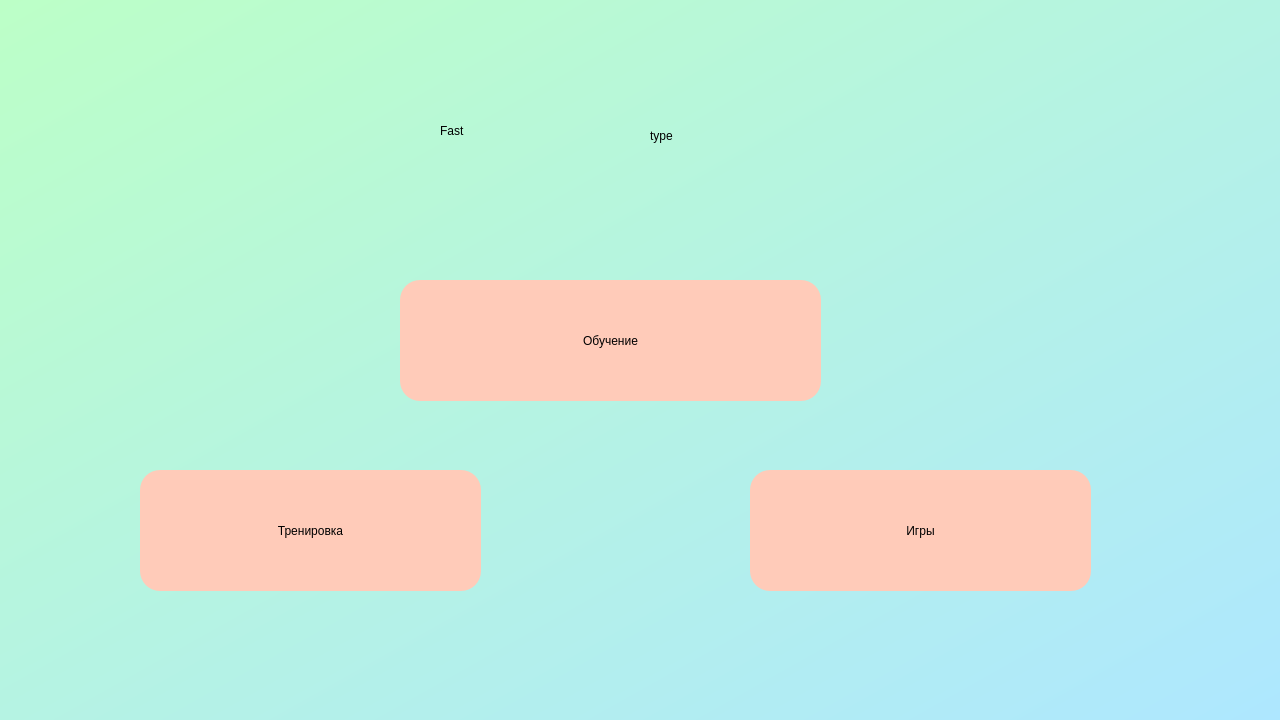
<?xml version="1.0" encoding="UTF-8"?>
<ui version="4.0">
 <class>MainWindow</class>
 <widget class="QMainWindow" name="MainWindow">
  <property name="geometry">
   <rect>
    <x>0</x>
    <y>0</y>
    <width>1280</width>
    <height>720</height>
   </rect>
  </property>
  <property name="windowTitle">
   <string>MainWindow</string>
  </property>
  <widget class="QWidget" name="centralwidget">
   <widget class="QStackedWidget" name="stackedWidget">
    <property name="geometry">
     <rect>
      <x>0</x>
      <y>0</y>
      <width>1280</width>
      <height>720</height>
     </rect>
    </property>
    <property name="currentIndex">
     <number>0</number>
    </property>
    <widget class="QWidget" name="Mane">
     <property name="styleSheet">
      <string notr="true">background-color: qlineargradient(spread:pad, x1:0, y1:0, x2:1, y2:1, stop:0 rgba(188, 255, 199, 255), stop:1 rgba(174, 231, 255, 255));</string>
     </property>
     <widget class="QLabel" name="type">
      <property name="geometry">
       <rect>
        <x>650</x>
        <y>70</y>
        <width>131</width>
        <height>131</height>
       </rect>
      </property>
      <property name="styleSheet">
       <string notr="true">background-color: rgba(255, 255, 255, 0);
font: 60pt &quot;Agency FB&quot;;</string>
      </property>
      <property name="text">
       <string>type</string>
      </property>
     </widget>
     <widget class="QLabel" name="Fast">
      <property name="geometry">
       <rect>
        <x>440</x>
        <y>70</y>
        <width>181</width>
        <height>121</height>
       </rect>
      </property>
      <property name="styleSheet">
       <string notr="true">background-color: rgba(255, 255, 255, 0);
font: 65pt &quot;Dancing Script&quot;;



</string>
      </property>
      <property name="text">
       <string>Fast</string>
      </property>
      <property name="alignment">
       <set>Qt::AlignLeading|Qt::AlignLeft|Qt::AlignVCenter</set>
      </property>
     </widget>
     <widget class="QPushButton" name="lrn">
      <property name="geometry">
       <rect>
        <x>400</x>
        <y>280</y>
        <width>421</width>
        <height>121</height>
       </rect>
      </property>
      <property name="styleSheet">
       <string notr="true">QPushButton{
	background-color: rgb(255, 203, 185);
	font: 57 20pt &quot;Montserrat Medium&quot;;
	border-radius: 20px;
}

QPushButton:hover {
	font-size: 22pt;   
}

QPushButton:pressed {
	background-color: rgb(229, 182, 166);	   
}</string>
      </property>
      <property name="text">
       <string>Обучение</string>
      </property>
     </widget>
     <widget class="QPushButton" name="gm">
      <property name="geometry">
       <rect>
        <x>750</x>
        <y>470</y>
        <width>341</width>
        <height>121</height>
       </rect>
      </property>
      <property name="styleSheet">
       <string notr="true">QPushButton{
	background-color: rgb(255, 203, 185);
	font: 57 20pt &quot;Montserrat Medium&quot;;
	border-radius: 20px;
}

QPushButton:hover {
	font-size: 22pt;   
}

QPushButton:pressed {
	background-color: rgb(229, 182, 166);	   
}
</string>
      </property>
      <property name="text">
       <string>Игры</string>
      </property>
     </widget>
     <widget class="QPushButton" name="ex">
      <property name="geometry">
       <rect>
        <x>140</x>
        <y>470</y>
        <width>341</width>
        <height>121</height>
       </rect>
      </property>
      <property name="styleSheet">
       <string notr="true">QPushButton{
	background-color: rgb(255, 203, 185);
	font: 57 20pt &quot;Montserrat Medium&quot;;
	border-radius: 20px;
}

QPushButton:hover {
	font-size: 22pt;   
}

QPushButton:pressed {
	background-color: rgb(229, 182, 166);	   
}</string>
      </property>
      <property name="text">
       <string>Тренировка</string>
      </property>
     </widget>
    </widget>
    <widget class="QWidget" name="Learning">
     <property name="styleSheet">
      <string notr="true">background-color: qlineargradient(spread:pad, x1:0, y1:0, x2:1, y2:1, stop:0 rgba(188, 255, 199, 255), stop:1 rgba(174, 231, 255, 255));</string>
     </property>
     <widget class="QLabel" name="label_6">
      <property name="geometry">
       <rect>
        <x>520</x>
        <y>60</y>
        <width>271</width>
        <height>61</height>
       </rect>
      </property>
      <property name="styleSheet">
       <string notr="true">font: 30pt &quot;Montserrat Medium&quot;;
background-color:  rgba(188, 255, 199, 0)</string>
      </property>
      <property name="text">
       <string>Обучение</string>
      </property>
     </widget>
     <widget class="QPushButton" name="lvl_1">
      <property name="geometry">
       <rect>
        <x>70</x>
        <y>180</y>
        <width>241</width>
        <height>121</height>
       </rect>
      </property>
      <property name="styleSheet">
       <string notr="true">QPushButton{
	background-color: rgb(255, 203, 185);
	font: 15pt &quot;Montserrat Medium&quot;;
	border-radius: 20px;
}

QPushButton:hover {
	font-size: 17pt;   
}

QPushButton:pressed {
	background-color: rgb(229, 182, 166);	   
}</string>
      </property>
      <property name="text">
       <string>Уровень 1</string>
      </property>
     </widget>
     <widget class="QPushButton" name="lvl_2">
      <property name="geometry">
       <rect>
        <x>370</x>
        <y>180</y>
        <width>241</width>
        <height>121</height>
       </rect>
      </property>
      <property name="styleSheet">
       <string notr="true">QPushButton{
	background-color: rgb(255, 203, 185);
	font: 15pt &quot;Montserrat Medium&quot;;
	border-radius: 20px;
}

QPushButton:hover {
	font-size: 17pt;   
}

QPushButton:pressed {
	background-color: rgb(229, 182, 166);	   
}</string>
      </property>
      <property name="text">
       <string>Уровень 2</string>
      </property>
     </widget>
     <widget class="QPushButton" name="lvl_3">
      <property name="geometry">
       <rect>
        <x>670</x>
        <y>180</y>
        <width>241</width>
        <height>121</height>
       </rect>
      </property>
      <property name="styleSheet">
       <string notr="true">QPushButton{
	background-color: rgb(255, 203, 185);
	font: 15pt &quot;Montserrat Medium&quot;;
	border-radius: 20px;
}

QPushButton:hover {
	font-size: 17pt;   
}

QPushButton:pressed {
	background-color: rgb(229, 182, 166);	   
}</string>
      </property>
      <property name="text">
       <string>Уровень 3</string>
      </property>
     </widget>
     <widget class="QPushButton" name="lvl_4">
      <property name="geometry">
       <rect>
        <x>980</x>
        <y>180</y>
        <width>241</width>
        <height>121</height>
       </rect>
      </property>
      <property name="styleSheet">
       <string notr="true">QPushButton{
	background-color: rgb(255, 203, 185);
	font: 15pt &quot;Montserrat Medium&quot;;
	border-radius: 20px;
}

QPushButton:hover {
	font-size: 17pt;   
}

QPushButton:pressed {
	background-color: rgb(229, 182, 166);	   
}
</string>
      </property>
      <property name="text">
       <string>Уровень 4</string>
      </property>
     </widget>
     <widget class="QPushButton" name="lvl_5">
      <property name="geometry">
       <rect>
        <x>70</x>
        <y>350</y>
        <width>241</width>
        <height>121</height>
       </rect>
      </property>
      <property name="styleSheet">
       <string notr="true">QPushButton{
	background-color: rgb(255, 203, 185);
	font: 15pt &quot;Montserrat Medium&quot;;
	border-radius: 20px;
}

QPushButton:hover {
	font-size: 17pt;   
}

QPushButton:pressed {
	background-color: rgb(229, 182, 166);	   
}</string>
      </property>
      <property name="text">
       <string>Уровень 5</string>
      </property>
     </widget>
     <widget class="QPushButton" name="lvl_8">
      <property name="geometry">
       <rect>
        <x>980</x>
        <y>350</y>
        <width>241</width>
        <height>121</height>
       </rect>
      </property>
      <property name="styleSheet">
       <string notr="true">QPushButton{
	background-color: rgb(255, 203, 185);
	font: 15pt &quot;Montserrat Medium&quot;;
	border-radius: 20px;
}

QPushButton:hover {
	font-size: 17pt;   
}

QPushButton:pressed {
	background-color: rgb(229, 182, 166);	   
}</string>
      </property>
      <property name="text">
       <string>Уровень 8</string>
      </property>
     </widget>
     <widget class="QPushButton" name="lvl_7">
      <property name="geometry">
       <rect>
        <x>670</x>
        <y>350</y>
        <width>241</width>
        <height>121</height>
       </rect>
      </property>
      <property name="styleSheet">
       <string notr="true">QPushButton{
	background-color: rgb(255, 203, 185);
	font: 15pt &quot;Montserrat Medium&quot;;
	border-radius: 20px;
}

QPushButton:hover {
	font-size: 17pt;   
}

QPushButton:pressed {
	background-color: rgb(229, 182, 166);	   
}</string>
      </property>
      <property name="text">
       <string>Уровень 7</string>
      </property>
     </widget>
     <widget class="QPushButton" name="lvl_6">
      <property name="geometry">
       <rect>
        <x>370</x>
        <y>350</y>
        <width>241</width>
        <height>121</height>
       </rect>
      </property>
      <property name="styleSheet">
       <string notr="true">QPushButton{
	background-color: rgb(255, 203, 185);
	font: 15pt &quot;Montserrat Medium&quot;;
	border-radius: 20px;
}

QPushButton:hover {
	font-size: 17pt;   
}

QPushButton:pressed {
	background-color: rgb(229, 182, 166);	   
}</string>
      </property>
      <property name="text">
       <string>Уровень 6</string>
      </property>
     </widget>
     <widget class="QPushButton" name="lvl_12">
      <property name="geometry">
       <rect>
        <x>980</x>
        <y>530</y>
        <width>241</width>
        <height>121</height>
       </rect>
      </property>
      <property name="styleSheet">
       <string notr="true">QPushButton{
	background-color: rgb(255, 203, 185);
	font: 15pt &quot;Montserrat Medium&quot;;
	border-radius: 20px;
}

QPushButton:hover {
	font-size: 17pt;   
}

QPushButton:pressed {
	background-color: rgb(229, 182, 166);	   
}</string>
      </property>
      <property name="text">
       <string>Уровень 12</string>
      </property>
     </widget>
     <widget class="QPushButton" name="lvl_9">
      <property name="geometry">
       <rect>
        <x>70</x>
        <y>530</y>
        <width>241</width>
        <height>121</height>
       </rect>
      </property>
      <property name="styleSheet">
       <string notr="true">QPushButton{
	background-color: rgb(255, 203, 185);
	font: 15pt &quot;Montserrat Medium&quot;;
	border-radius: 20px;
}

QPushButton:hover {
	font-size: 17pt;   
}

QPushButton:pressed {
	background-color: rgb(229, 182, 166);	   
}</string>
      </property>
      <property name="text">
       <string>Уровень 9</string>
      </property>
     </widget>
     <widget class="QPushButton" name="lvl_10">
      <property name="geometry">
       <rect>
        <x>370</x>
        <y>530</y>
        <width>241</width>
        <height>121</height>
       </rect>
      </property>
      <property name="styleSheet">
       <string notr="true">QPushButton{
	background-color: rgb(255, 203, 185);
	font: 15pt &quot;Montserrat Medium&quot;;
	border-radius: 20px;
}

QPushButton:hover {
	font-size: 17pt;   
}

QPushButton:pressed {
	background-color: rgb(229, 182, 166);	   
}</string>
      </property>
      <property name="text">
       <string>Уровень 10</string>
      </property>
     </widget>
     <widget class="QPushButton" name="lvl_11">
      <property name="geometry">
       <rect>
        <x>670</x>
        <y>530</y>
        <width>241</width>
        <height>121</height>
       </rect>
      </property>
      <property name="styleSheet">
       <string notr="true">QPushButton{
	background-color: rgb(255, 203, 185);
	font: 15pt &quot;Montserrat Medium&quot;;
	border-radius: 20px;
}

QPushButton:hover {
	font-size: 17pt;   
}

QPushButton:pressed {
	background-color: rgb(229, 182, 166);	   
}</string>
      </property>
      <property name="text">
       <string>Уровень 11</string>
      </property>
     </widget>
    </widget>
    <widget class="QWidget" name="Exercise">
     <property name="styleSheet">
      <string notr="true">background-color: qlineargradient(spread:pad, x1:0, y1:0, x2:1, y2:1, stop:0 rgba(188, 255, 199, 255), stop:1 rgba(174, 231, 255, 255));</string>
     </property>
     <widget class="QLabel" name="label_8">
      <property name="geometry">
       <rect>
        <x>480</x>
        <y>50</y>
        <width>321</width>
        <height>61</height>
       </rect>
      </property>
      <property name="styleSheet">
       <string notr="true">font: 30pt &quot;Montserrat Medium&quot;;
background-color:  rgba(188, 255, 199, 0)</string>
      </property>
      <property name="text">
       <string>Тренировка</string>
      </property>
     </widget>
     <widget class="QPushButton" name="time">
      <property name="geometry">
       <rect>
        <x>60</x>
        <y>350</y>
        <width>341</width>
        <height>121</height>
       </rect>
      </property>
      <property name="styleSheet">
       <string notr="true">QPushButton{
	background-color: rgb(255, 203, 185);
	font: 15pt &quot;Montserrat Medium&quot;;
	border-radius: 20px;
}

QPushButton:hover {
	font-size: 17pt;   
}

QPushButton:pressed {
	background-color: rgb(229, 182, 166);	   
}</string>
      </property>
      <property name="text">
       <string>На время</string>
      </property>
     </widget>
     <widget class="QComboBox" name="comboBox">
      <property name="geometry">
       <rect>
        <x>510</x>
        <y>200</y>
        <width>261</width>
        <height>31</height>
       </rect>
      </property>
      <property name="styleSheet">
       <string notr="true"> border-radius: 5px;
background-color: white;
font: 10pt &quot;Roboto&quot;;</string>
      </property>
      <property name="editable">
       <bool>false</bool>
      </property>
      <property name="currentText">
       <string>Низкий</string>
      </property>
      <item>
       <property name="text">
        <string>Низкий</string>
       </property>
      </item>
      <item>
       <property name="text">
        <string>Средний</string>
       </property>
      </item>
      <item>
       <property name="text">
        <string>Высокий</string>
       </property>
      </item>
     </widget>
     <widget class="QLabel" name="choose_1">
      <property name="geometry">
       <rect>
        <x>510</x>
        <y>150</y>
        <width>271</width>
        <height>31</height>
       </rect>
      </property>
      <property name="styleSheet">
       <string notr="true">background-color: rgba(0, 0, 0, 0);
font: 11pt &quot;Roboto&quot;;</string>
      </property>
      <property name="text">
       <string>Выберите уровень подготовки:</string>
      </property>
     </widget>
     <widget class="QPushButton" name="story">
      <property name="geometry">
       <rect>
        <x>470</x>
        <y>350</y>
        <width>341</width>
        <height>121</height>
       </rect>
      </property>
      <property name="styleSheet">
       <string notr="true">QPushButton{
	background-color: rgb(255, 203, 185);
	font: 15pt &quot;Montserrat Medium&quot;;
	border-radius: 20px;
}

QPushButton:hover {
	font-size: 17pt;   
}

QPushButton:pressed {
	background-color: rgb(229, 182, 166);	   
}</string>
      </property>
      <property name="text">
       <string>Истории</string>
      </property>
     </widget>
     <widget class="QPushButton" name="inf">
      <property name="geometry">
       <rect>
        <x>880</x>
        <y>350</y>
        <width>341</width>
        <height>121</height>
       </rect>
      </property>
      <property name="styleSheet">
       <string notr="true">QPushButton{
	background-color: rgb(255, 203, 185);
	font: 15pt &quot;Montserrat Medium&quot;;
	border-radius: 20px;
}

QPushButton:hover {
	font-size: 17pt;   
}

QPushButton:pressed {
	background-color: rgb(229, 182, 166);	   
}</string>
      </property>
      <property name="text">
       <string>Бесконечный</string>
      </property>
     </widget>
    </widget>
    <widget class="QWidget" name="Games">
     <property name="styleSheet">
      <string notr="true">background-color: qlineargradient(spread:pad, x1:0, y1:0, x2:1, y2:1, stop:0 rgba(188, 255, 199, 255), stop:1 rgba(174, 231, 255, 255));</string>
     </property>
     <widget class="QLabel" name="label_9">
      <property name="geometry">
       <rect>
        <x>570</x>
        <y>50</y>
        <width>151</width>
        <height>61</height>
       </rect>
      </property>
      <property name="styleSheet">
       <string notr="true">font: 30pt &quot;Montserrat Medium&quot;;
background-color:  rgba(188, 255, 199, 0)</string>
      </property>
      <property name="text">
       <string>Игры</string>
      </property>
     </widget>
     <widget class="QComboBox" name="comboBox_2">
      <property name="geometry">
       <rect>
        <x>510</x>
        <y>200</y>
        <width>261</width>
        <height>31</height>
       </rect>
      </property>
      <property name="styleSheet">
       <string notr="true"> border-radius: 5px;
background-color: white;
font: 10pt &quot;Roboto&quot;;</string>
      </property>
      <property name="editable">
       <bool>false</bool>
      </property>
      <property name="currentText">
       <string>Низкий</string>
      </property>
      <item>
       <property name="text">
        <string>Низкий</string>
       </property>
      </item>
      <item>
       <property name="text">
        <string>Средний</string>
       </property>
      </item>
      <item>
       <property name="text">
        <string>Высокий</string>
       </property>
      </item>
     </widget>
     <widget class="QLabel" name="choose_2">
      <property name="geometry">
       <rect>
        <x>510</x>
        <y>150</y>
        <width>271</width>
        <height>31</height>
       </rect>
      </property>
      <property name="styleSheet">
       <string notr="true">background-color: rgba(0, 0, 0, 0);
font: 11pt &quot;Roboto&quot;;</string>
      </property>
      <property name="text">
       <string>Выберите уровень подготовки:</string>
      </property>
     </widget>
     <widget class="QPushButton" name="hear">
      <property name="geometry">
       <rect>
        <x>60</x>
        <y>350</y>
        <width>341</width>
        <height>121</height>
       </rect>
      </property>
      <property name="styleSheet">
       <string notr="true">QPushButton{
	background-color: rgb(255, 203, 185);
	font: 15pt &quot;Montserrat Medium&quot;;
	border-radius: 20px;
}

QPushButton:hover {
	font-size: 17pt;   
}

QPushButton:pressed {
	background-color: rgb(229, 182, 166);	   
}</string>
      </property>
      <property name="text">
       <string>На слух</string>
      </property>
     </widget>
     <widget class="QPushButton" name="pack">
      <property name="geometry">
       <rect>
        <x>880</x>
        <y>350</y>
        <width>341</width>
        <height>121</height>
       </rect>
      </property>
      <property name="styleSheet">
       <string notr="true">QPushButton{
	background-color: rgb(255, 203, 185);
	font: 15pt &quot;Montserrat Medium&quot;;
	border-radius: 20px;
}

QPushButton:hover {
	font-size: 17pt;   
}

QPushButton:pressed {
	background-color: rgb(229, 182, 166);	   
}</string>
      </property>
      <property name="text">
       <string>Пакмен</string>
      </property>
     </widget>
     <widget class="QPushButton" name="rain">
      <property name="geometry">
       <rect>
        <x>470</x>
        <y>350</y>
        <width>341</width>
        <height>121</height>
       </rect>
      </property>
      <property name="styleSheet">
       <string notr="true">QPushButton{
	background-color: rgb(255, 203, 185);
	font: 15pt &quot;Montserrat Medium&quot;;
	border-radius: 20px;
}

QPushButton:hover {
	font-size: 17pt;   
}

QPushButton:pressed {
	background-color: rgb(229, 182, 166);	   
}</string>
      </property>
      <property name="text">
       <string>Дождь</string>
      </property>
     </widget>
    </widget>
   </widget>
  </widget>
 </widget>
 <resources/>
 <connections/>
</ui>
